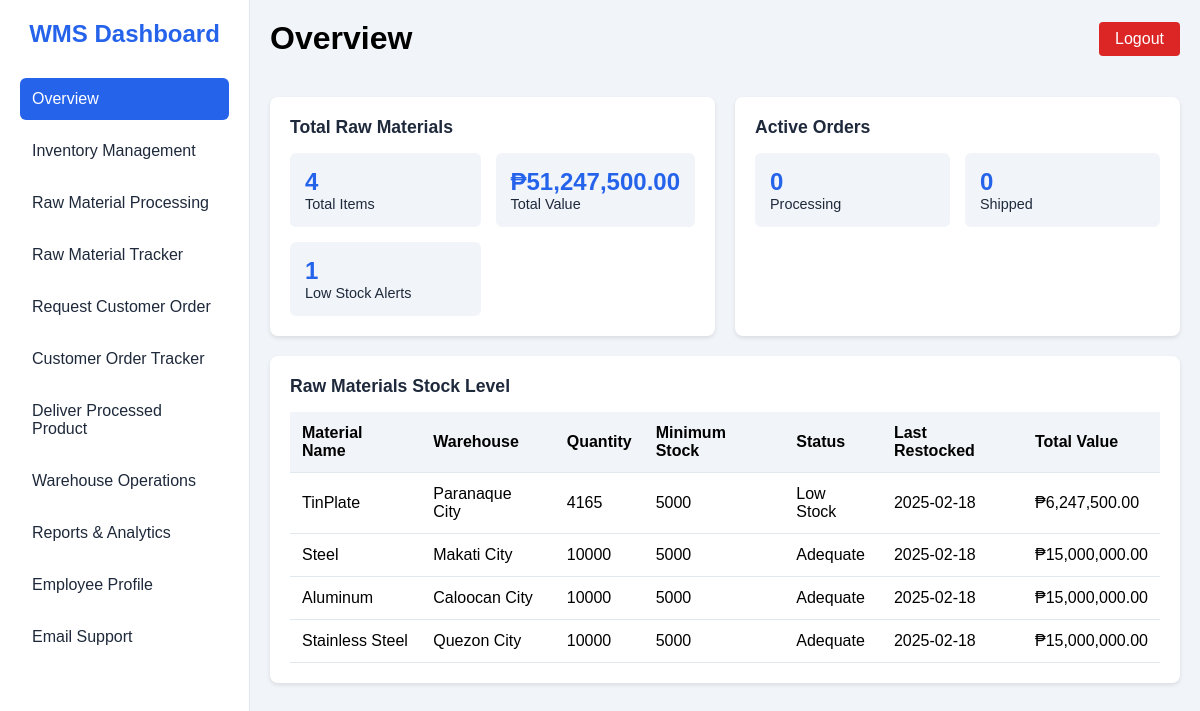
/employee/overview.php (signed in), run on the app's committed database.
### tables this page shows
CREATE TABLE `rawmaterials` (
  `MaterialID` int(11) NOT NULL,
  `MaterialName` varchar(100) NOT NULL,
  `SupplierID` int(11) DEFAULT NULL,
  `QuantityInStock` int(11) DEFAULT NULL,
  `UnitCost` decimal(10,2) DEFAULT NULL,
  `LastRestockedDate` date DEFAULT NULL,
  `MinimumStock` int(11) DEFAULT NULL,
  `raw_warehouse` varchar(255) NOT NULL,
  `raw_material_img` varchar(255) NOT NULL
);

### employee/overview.php (the view, shortened to what this page needs)
<?php
require_once 'session_check.php';
require_once '../layouts/employeeSidebar.php';
require_once '../layouts/employeeHeader.php';
$rawMaterialsQuery = "SELECT
    MaterialName,
    QuantityInStock,
    UnitCost,
    MinimumStock,
    LastRestockedDate,
    raw_warehouse,
    (QuantityInStock * UnitCost) as TotalValue
    FROM rawmaterials";
$rawMaterialsResult = $conn->query($rawMaterialsQuery);
?>
<!DOCTYPE html>
<html lang="en">
<head>
    <link rel="stylesheet" href="../assets/css/eminventory.css">
</head>
<body>
    <div class="container">
        <div class="main-content">
        <div class="dashboard-grid" style="padding-top: 20px;">
            <div class="card">
                <div class="card-header">Total Raw Materials</div>
                <div class="stat-grid">
                    <div class="stat-card">
                        <div class="stat-value">
                            <?php echo $rawMaterialsResult->num_rows; ?>
                        </div>
                        <div class="stat-label">Total Items</div>
                    </div>
                    <div class="stat-card">
                        <div class="stat-value">
                            ₱<?php
                                $totalValue = 0;
                                while ($row = $rawMaterialsResult->fetch_assoc()) {
                                    $totalValue += $row['TotalValue'];
                                }
                                echo number_format($totalValue, 2);
                                $rawMaterialsResult->data_seek(0);
                            ?>
                        </div>
                        <div class="stat-label">Total Value</div>
                    </div>
                    <div class="stat-card">
                        <div class="stat-value">
                            <?php
                                $lowStock = 0;
                                while ($row = $rawMaterialsResult->fetch_assoc()) {
                                    if ($row['QuantityInStock'] < $row['MinimumStock']) {
                                        $lowStock++;
                                    }
                                }
                                echo $lowStock;
                                $rawMaterialsResult->data_seek(0);
                            ?>
                        </div>
                        <div class="stat-label">Low Stock Alerts</div>
                    </div>
                </div>
            </div>
            <div class="card">
                <div class="card-header">Active Orders</div>
                <div class="stat-grid">
                    <div class="stat-card">
                        <div class="stat-value">
                            <?php
                                $activeOrders = 0;
                                echo $activeOrders;
                            ?>
                        </div>
                        <div class="stat-label">Processing</div>
                    </div>
                    <div class="stat-card">
                        <div class="stat-value">
                            <?php
                                $shippedOrders = 0;
                                echo $shippedOrders;
                            ?>
                        </div>
                        <div class="stat-label">Shipped</div>
                    </div>
                </div>
            </div>
        </div>
        <div class="card">
            <div class="card-header">Raw Materials Stock Level</div>
            <table class="table">
                <thead>
                    <tr>
                        <th>Material Name</th>
                        <th>Warehouse</th>
                        <th>Quantity</th>
                        <th>Minimum Stock</th>
                        <th>Status</th>
                        <th>Last Restocked</th>
                        <th>Total Value</th>
                    </tr>
                </thead>
                <tbody>
                    <?php while ($row = $rawMaterialsResult->fetch_assoc()): ?>
                        <tr>
                            <td><?php echo htmlspecialchars($row['MaterialName']); ?></td>
                            <td><?php echo htmlspecialchars($row['raw_warehouse']); ?></td>
                            <td><?php echo $row['QuantityInStock']; ?></td>
                            <td><?php echo $row['MinimumStock']; ?></td>
                            <td>
                                <?php
                                    $status = $row['QuantityInStock'] < $row['MinimumStock'] ? 'Low Stock' : 'Adequate';
                                    echo $status;
                                ?>
                            </td>
                            <td><?php echo $row['LastRestockedDate']; ?></td>
                            <td>₱<?php echo number_format($row['TotalValue'], 2); ?></td>
                        </tr>
                    <?php endwhile; ?>
                </tbody>
            </table>
        </div>
    </div>
</body>
</html>

### assets/css/eminventory.css (style rules this page uses)
* { margin: 0; padding: 0; box-sizing: border-box; font-family: 'Arial', sans-serif; }
:root { --primary-color: #2563eb; --secondary-color: #1e40af; --background-color: #f1f5f9; --text-color: #1e293b; --border-color: #e2e8f0; }
body { background-color: var(--background-color); min-height: 100vh; }
.container { display: flex; min-height: 100vh; }
.main-content { flex: 1; padding: 20px; height: 100vh; overflow: auto; }
.dashboard-grid { display: grid; grid-template-columns: repeat(auto-fit, minmax(300px, 1fr)); gap: 20px; margin-bottom: 20px; }
.card { background: white; border-radius: 8px; padding: 20px; box-shadow: 0 2px 4px rgba(0,0,0,0.1); }
.card-header { font-size: 1.1rem; font-weight: bold; margin-bottom: 15px; color: var(--text-color); }
.stat-grid { display: grid; grid-template-columns: repeat(2, 1fr); gap: 15px; }
.stat-card { background: var(--background-color); padding: 15px; border-radius: 6px; }
.stat-value { font-size: 1.5rem; font-weight: bold; color: var(--primary-color); }
.stat-label { font-size: 0.9rem; color: var(--text-color); }
.table { width: 100%; border-collapse: collapse; }
.table th, .table td { padding: 12px; text-align: left; border-bottom: 1px solid var(--border-color); }
.table th { background-color: var(--background-color); font-weight: 600; }

### data on the page
rawmaterials: MaterialName "TinPlate", raw_warehouse "Paranaque City", QuantityInStock "4165", MinimumStock "5000", status "Low Stock", LastRestockedDate "2025-02-18", TotalValue "6,247,500.00"
rawmaterials: MaterialName "Steel", raw_warehouse "Makati City", QuantityInStock "10000", MinimumStock "5000", status "Adequate", LastRestockedDate "2025-02-18", TotalValue "15,000,000.00"
rawmaterials: MaterialName "Aluminum", raw_warehouse "Caloocan City", QuantityInStock "10000", MinimumStock "5000", status "Adequate", LastRestockedDate "2025-02-18", TotalValue "15,000,000.00"
rawmaterials: MaterialName "Stainless Steel", raw_warehouse "Quezon City", QuantityInStock "10000", MinimumStock "5000", status "Adequate", LastRestockedDate "2025-02-18", TotalValue "15,000,000.00"

### other printed values
$pageTitle "Overview"
$rawMaterialsResult->num_rows "4"
$totalValue "51,247,500.00"
$lowStock "1"
$activeOrders "0"
$shippedOrders "0"
